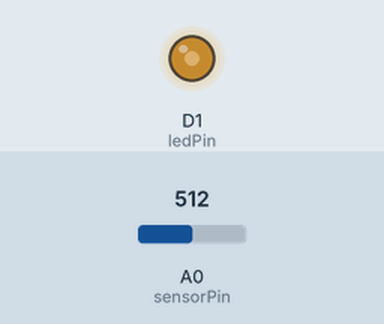
The sketch below on a simulated ESP8266 (NodeMCU). Shown: output pins drawn as LEDs (lit = HIGH). Inputs (shaded band) come from the test bench; at power-on: A0 (sensorPin) = 512.

Above: at 1.2 s.
1.3 s: A0 (sensorPin) set to 716
At 2.0 s:
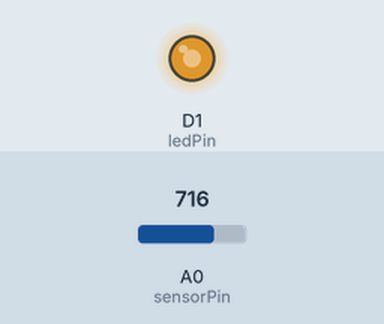
2.8 s: A0 (sensorPin) set to 900
At 3.2 s:
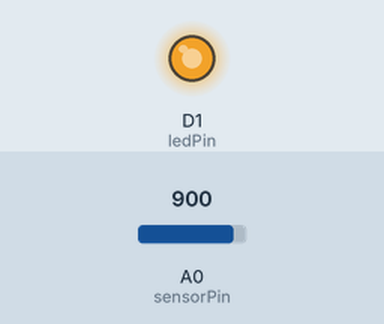
4.3 s: A0 (sensorPin) set to 122
At 5.5 s:
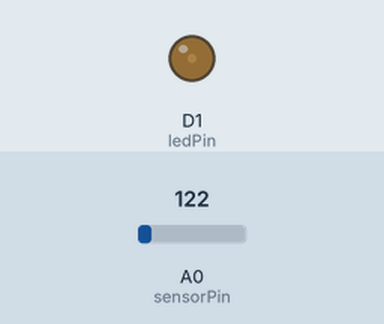
5.8 s: A0 (sensorPin) set to 0
At 6.7 s:
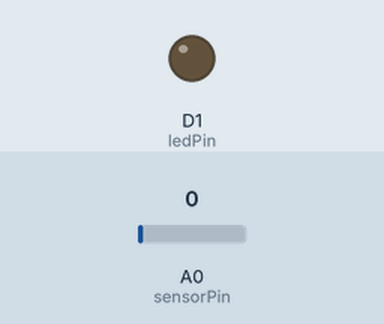
Timing chart, 0 to 8.3 s (numbered marks = the images above; inputs shaded):
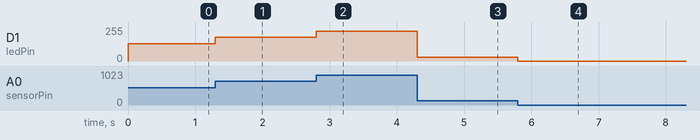

Measured:
- after the input at 1.3 s, D1 (ledPin): 128/255 → 179/255 at once
- after the input at 2.8 s, D1 (ledPin): 179/255 → 225/255 at once
- after the input at 4.3 s, D1 (ledPin): 225/255 → 30/255 at once
- after the input at 5.8 s, D1 (ledPin): 30/255 → 0/255 at once

The sketch:

sketch_may11a.ino
```cpp
int sensorPin = A0;
int ledPin = D1;
int sensorValue = 0;

void setup() {
  pinMode(ledPin, OUTPUT);
  // (INTERNAL);
  digitalWrite(ledPin, LOW);
}

void loop(){
  sensorValue = analogRead(sensorPin);
  sensorValue /= 4;
  analogWrite(ledPin, sensorValue);
}
```
